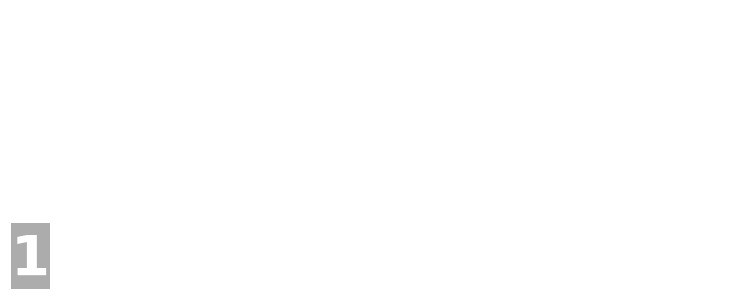
<?xml version="1.0" encoding="UTF-8"?>
<ui version="4.0">
 <class>Widget_gearDisplay</class>
 <widget class="QWidget" name="Widget_gearDisplay">
  <property name="geometry">
   <rect>
    <x>0</x>
    <y>0</y>
    <width>748</width>
    <height>300</height>
   </rect>
  </property>
  <property name="windowTitle">
   <string>Form</string>
  </property>
  <property name="styleSheet">
   <string notr="true">background-color:transparent;color:rgb(255,255,255)</string>
  </property>
  <layout class="QGridLayout" name="gridLayout">
   <item row="1" column="0">
    <widget class="QLabel" name="label">
     <property name="font">
      <font>
       <family>Verdana</family>
       <pointsize>42</pointsize>
       <bold>true</bold>
      </font>
     </property>
     <property name="styleSheet">
      <string notr="true">background-color:rgba(79, 79, 79, 120)</string>
     </property>
     <property name="text">
      <string>1</string>
     </property>
     <property name="scaledContents">
      <bool>false</bool>
     </property>
     <property name="alignment">
      <set>Qt::AlignBottom|Qt::AlignLeading|Qt::AlignLeft</set>
     </property>
     <property name="margin">
      <number>5</number>
     </property>
    </widget>
   </item>
   <item row="0" column="0">
    <spacer name="verticalSpacer">
     <property name="orientation">
      <enum>Qt::Vertical</enum>
     </property>
     <property name="sizeHint" stdset="0">
      <size>
       <width>20</width>
       <height>40</height>
      </size>
     </property>
    </spacer>
   </item>
   <item row="0" column="1" rowspan="2">
    <spacer name="horizontalSpacer">
     <property name="orientation">
      <enum>Qt::Horizontal</enum>
     </property>
     <property name="sizeHint" stdset="0">
      <size>
       <width>40</width>
       <height>20</height>
      </size>
     </property>
    </spacer>
   </item>
  </layout>
 </widget>
 <resources/>
 <connections/>
</ui>
